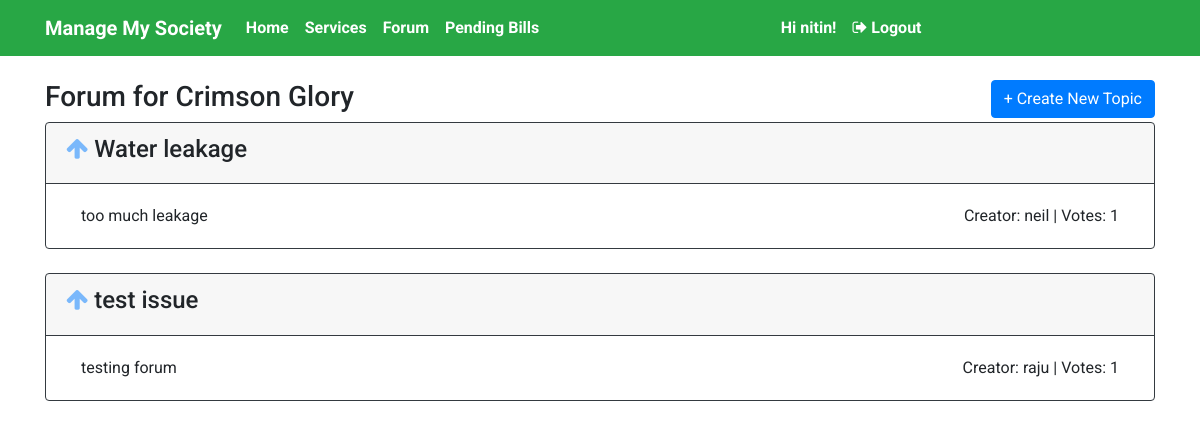
Before: /forum/ (signed in) with the older database file.
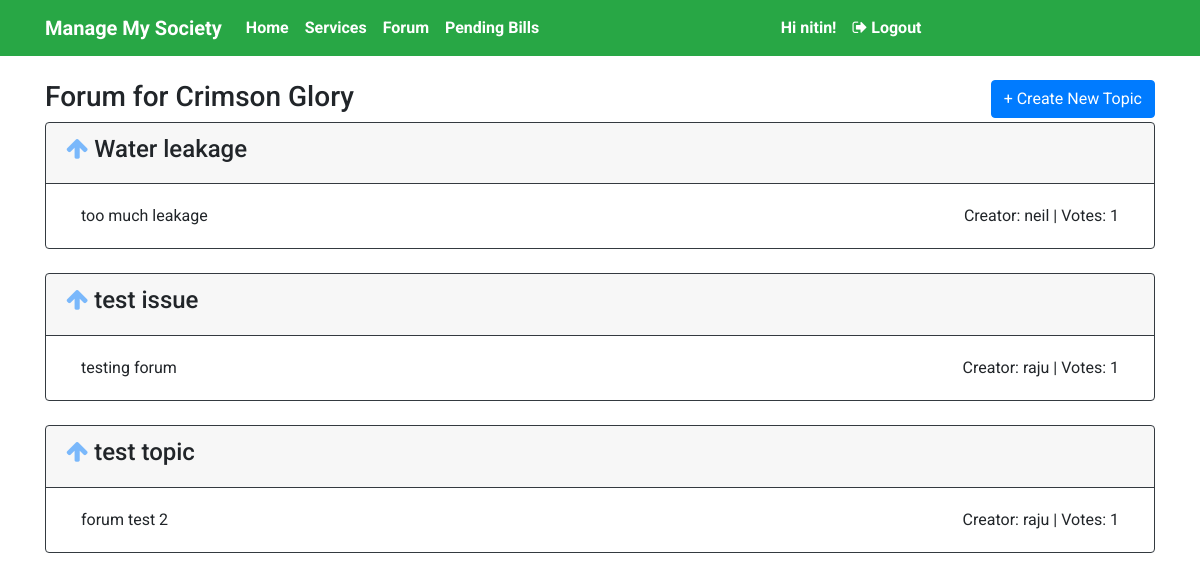
After: the same page with the newer database file.
### societies/models.py (models this page shows, shortened)
class SocietyDetail(models.Model):
    address = models.CharField(max_length = 1000, null = False)
    secretary = models.ForeignKey(User, on_delete=models.CASCADE)
    society_name = models.CharField(max_length = 100, null = False)
    def __str__(self):
        return self.society_name

class Forum(models.Model):
    title = models.CharField(max_length = 100, null = False)
    description = models.CharField(max_length = 1000, null = False)
    creator = models.ForeignKey(User, on_delete=models.CASCADE)
    votes = models.IntegerField( null=False, default=0)
    voters = models.CharField(max_length = 500, null = False, default = "")
    society = models.ForeignKey(SocietyDetail, on_delete=models.CASCADE)

### users/views.py (the view)
# urls.py: path('forum/', user_views.forumDisplay, name = 'forum'),
@login_required
def forumDisplay(request):
    owner = get_object_or_404(Owner, name = request.user)
    issues = Forum.objects.filter(society = owner.society)
    voters = [issue.voters.strip('][').split(', ') for issue in issues]
    return render(request, 'societies/forumPage.html',
                {
                'issues': issues,
                'society_name': owner.society,
                'voters': voters,
                }
    )

### societies/templates/societies/forumPage.html (shortened to what this page needs)
{% extends 'users/base.html' %}
{% block content %}
<div class="container">
    <div class="row">
        <div class="col">
            <h3>Forum for {{ society_name }}</h3>
        </div>
        <div class="col" style="text-align: right;">
            <a href="{% url 'newtopic' %}" class="btn btn-primary">+ Create New Topic</a>
        </div>
    </div>
    {% for i in issues %}
        <div class="card border-dark">
            <div class="card-header border-dark">
                {% if user.username in i.voters %}
                    <h4>
                        <i class="fa fa-arrow-up" style="opacity: 0.5; color: orange;" aria-hidden="true">
                        </i>
                        {{ i.title }}
                    </h4>
                {% else %}
                    <h4>
                        <a href id="arrow" onclick="upVote({{ i.pk }})">
                            <i class="fa fa-arrow-up" style="opacity: 0.5;" aria-hidden="true"></i>
                        </a>
                        {{ i.title }}
                    </h4>
                {% endif %}
            </div>
            <div class="card-body">
                <div class="container">
                    <div class="row">
                        <div class="col">{{i.description}}</div>
                        <div class="col" style="text-align: right;">
                            Creator: {{ i.creator }} | Votes: {{ i.votes }}
                        </div>
                    </div>
                </div>
            </div>
        </div>
        <br/>
    {% endfor %}
</div>
{% endblock content %}

### users/templates/users/base.html (shortened to what this page needs)
<!DOCTYPE html>
<html>
    <head>
        <link href="https://stackpath.bootstrapcdn.com/font-awesome/4.7.0/css/font-awesome.min.css" rel="stylesheet">
        <link rel="stylesheet" href="https://maxcdn.bootstrapcdn.com/bootstrap/4.0.0/css/bootstrap.min.css">
        <link rel="stylesheet" href="http://code.jquery.com/ui/1.10.3/themes/smoothness/jquery-ui.css" />
    </head>
    <body style="font-family: 'Roboto', sans-serif;">
        <nav class="navbar sticky-top navbar-expand-lg navbar-dark bg-success" style="font-weight: bolder;">
            <div class="container">
                <a class="navbar-brand"  href="{% url 'landing' %}">Manage My Society</a>
                <div class="collapse navbar-collapse" id="navbarText">
                    <div class="navbar-nav mr-auto">
                        <a class="nav-item nav-link" href="{% url 'home' %}">Home</a>
                        <a class="nav-item nav-link" href="{% url 'landing' %}#services">Services</a>
                        {% if user.username %}
                        <a class="nav-item nav-link" href="{% url 'forum' %}">Forum</a>
                        <a class="nav-item nav-link" href="{% url 'pendingbills' %}">Pending Bills</a>
                        {% endif %}
                    </div>
                    <div class="navbar-nav mr-auto">
                        {% if user.username %}
                        <span class="nav-item nav-link">Hi {{ user.username }}!</span>
                        <a class="nav-item nav-link" href="{% url 'logout' %}">
                            <i class="fa fa-sign-out" aria-hidden="true"></i> Logout
                        </a>
                        {% else %}
                        <a class="nav-item nav-link" href="{% url 'login' %}">
                            <i class="fa fa-user-circle"></i> Login</a>
                        {% endif %}
                    </div>
                </div>
            </div>
        </nav>
        <br/>
        {% block content %} {% endblock %}
    </body>
</html>

### users/templates/users/base.html (style rules this page uses)
.nav-item { color: white !important; }

Changed rows visible on the page:
added Forum: title "test topic", description "forum test 2", creator "raju", votes "1"
